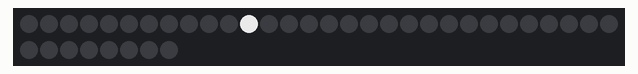
Simulated run of this sketch. Board: Arduino Uno, built with avr-gcc and run on an emulated ATmega328P. Parts: 38 RGB LEDs in strip order, left to right, continuing on the next row. Dim RGB values are drawn brighter than linear; random numbers use the default seed unless the sketch sets one.

Above: at 0.15 s.
At 7.89 s:
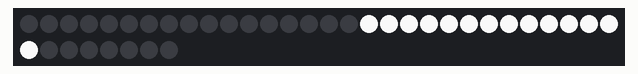
At 12.91 s:
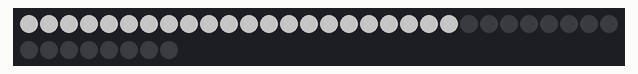
At 14.06 s:
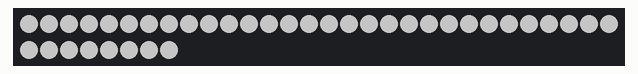
At 24.94 s:
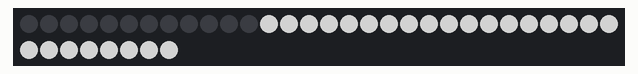
At 39.51 s:
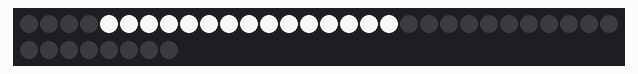

The sketch:

lightning.ino
```cpp
#include <Adafruit_DotStar.h>
#include <Adafruit_NeoPixel.h>
#include <SPI.h>

#define NUMSTRIP 38 // Number of LEDs in strip

// (Arduino Uno = pin 11 for data, 13 for clock, other boards are different).
Adafruit_DotStar strip(NUMSTRIP, DOTSTAR_BRG);

void setup() {
  // put your setup code here, to run once:
  strip.begin(); // Initialize pins for output
  strip.show();  // Turn all LEDs off ASAP
}

uint32_t white = 0xFFFFFF;      // 'On' color (white)

void loop() {
  // put your main code here, to run repeatedly:
  int start = random(0, NUMSTRIP/2);
  int finish = random(NUMSTRIP/2, NUMSTRIP);
  int brightness = random(75, 255);
  strike(start, finish, brightness);
  flash(start, NUMSTRIP-start, brightness);
  int wait = random(0, 5000);
  delay(wait);

}

void strike(int start, int finish, int brightness) {
  int cur = start;
  int del = random(5, 25);
  while(cur != finish) {
    strip.setPixelColor(cur, white);
    strip.setBrightness(brightness);
    if (finish > start) cur++;
    else cur--;
    strip.show();
    delay(del);
  }
  strip.clear();
  strip.show();
}

void flash(int first, int count, int brightness) {
  int numFlashes = random(1, 5);
  for (int i=0; i <= numFlashes; i++) {
    strip.fill(white, first, count);
    strip.setBrightness(brightness);
    strip.show();
    delay(random(250));
    strip.clear();
    strip.show();
    delay(random(250));
  }
}
```
